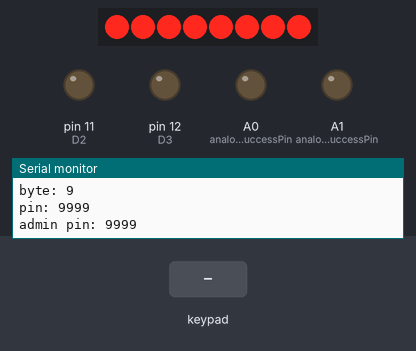
The program below on a simulated Arduino Uno, built with avr-gcc and run on an emulated ATmega328P. On the bench: 8 shift-register outputs drawn as a row of LEDs (first output left, lit = HIGH), output pins drawn as LEDs (lit = HIGH), the last lines printed to the serial monitor. Wiring (inferred from the names in the program): 4×4 keypad with keys 1 2 3 A 4 5 6 B 7 8 9 C * 0 # D: rows pin 5, pin 6, pin 7, pin 8; columns pin 9, pin 10, A2, A3; shift register (74HC595): data pin 2; shift clock pin 4; latch pin 3. Wiring (inferred from the signals the program sends): row of LEDs: on Q0, Q1, Q2, Q3, Q4, Q5, Q6, Q7. The test bench sets the inputs (shaded band). Pins used as bus, display or sensor lines are not drawn.

Above: at 1.2 s.
1.3 s: keypad keys 1 2 3 4 pressed 0.4 s apart
At 1.53 s:
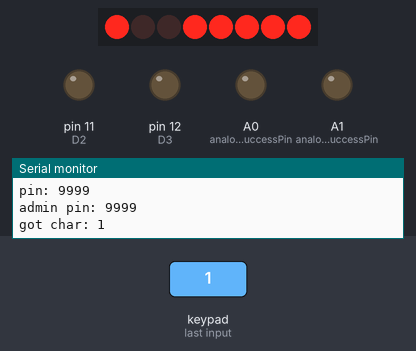
4.4 s: key 'A' pressed
At 5.0 s:
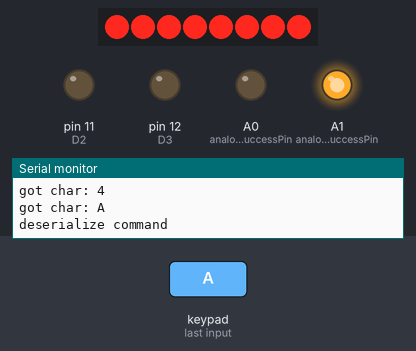
5.9 s: keypad keys 5 6 7 8 # pressed 0.4 s apart
At 6.13 s:
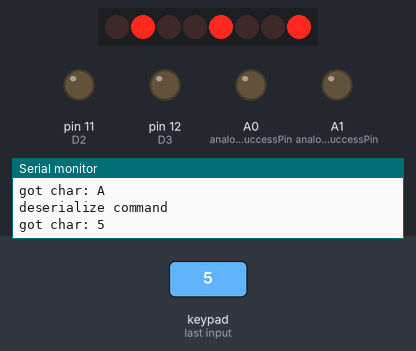
9.4 s: key '2' pressed
At 9.8 s:
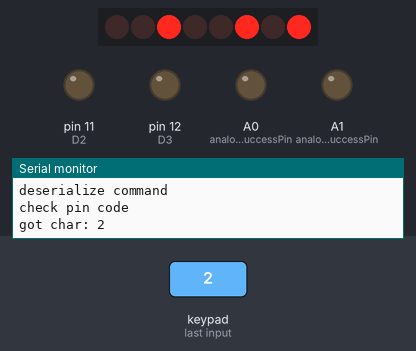
10.9 s: keypad keys 5 6 7 8 * pressed 0.4 s apart
At 11.56 s:
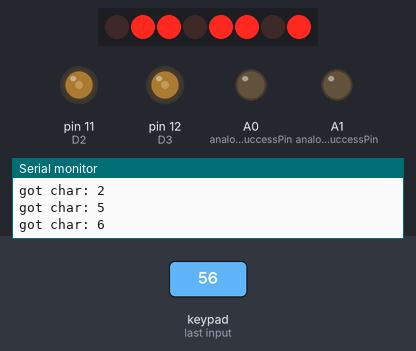
14.4 s: keypad keys 1 2 3 4 D pressed 0.4 s apart
At 16.18 s:
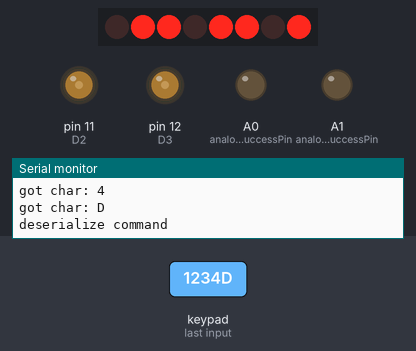
Timing chart, 0 to 17.8 s (numbered marks = the images above; inputs shaded):
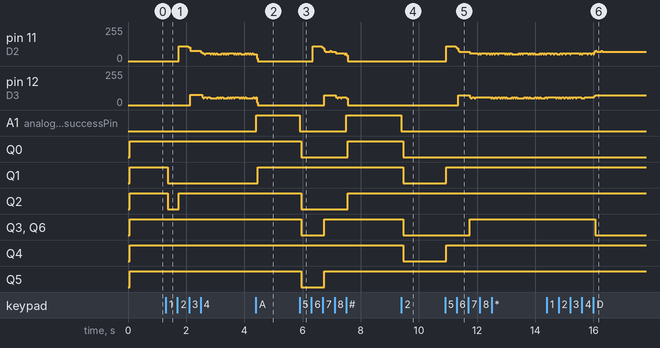

Measured:
- after the input at 1.3 s, Q1: HIGH → LOW after 0.06 s; Q2: HIGH → LOW after 0.06 s, → HIGH 0.39 s later
- after the input at 4.4 s, A1 (analogUnsuccessPin): LOW → HIGH at once; Q1: LOW → HIGH after 0.07 s
- after the input at 5.9 s, pin 12 (D3): 0/255 → 75/255 after 0.85 s, → 58/255 0.40 s later, → 0/255 0.36 s later; A1 (analogUnsuccessPin): HIGH → LOW at once, → HIGH 1.6 s later; Q0, Q2: HIGH → LOW after 0.06 s, → HIGH 1.6 s later; Q3, Q5, Q6: HIGH → LOW after 0.06 s, → HIGH 0.79 s later
- after the input at 9.4 s, A1 (analogUnsuccessPin): HIGH → LOW at once; Q0, Q1, Q3, Q4, Q6: HIGH → LOW after 0.06 s
- after the input at 10.9 s, Q1, Q4: LOW → HIGH after 0.05 s; Q3, Q6: LOW → HIGH after 0.85 s
- after the input at 14.4 s, Q3, Q6: HIGH → LOW after 1.7 s

The program:

main.cpp
```cpp
#include <Arduino.h>
#include <EEPROM.h>


const int dataPin = 2;
const int latchPin = 3;
const int clockPin = 4;
const int D2 = 11;
const int D3 = 12;
const int D4 = 13;
const int keyboardInputDelay = 300;
unsigned long lastKeyboardInput = 0;

const byte numRows = 4;
const byte numCols = 4;
const byte colsPins = 2;

const byte rowPins[numRows] = {5,6,7,8};
const byte colPins[numCols] = {9,10,A2,A3};
const byte analogSuccessPin = A0;
const byte analogUnsuccessPin = A1;
const byte analogAdditionalPin = A4;
String rightAnswer = "1234";
String adminPin = "0000";
const char adminButton = 'A';
const char enterButton = '#';
const char delete1Digit = 'D';
const char clearDigits = 'C';
const char additionalButton = '*';
const int firstPinByteAddress = 0;
const int firstAdminPassAddress = 2;
String input = "";
bool adminMode = false;
uint64_t doAutoClear = 0;
const long autoClearMillis = 10000;


int display[4] = {-1,-1,-1,-1};

char keymap[numRows][numCols] = {
  {'1','2','3','A'},
  {'4','5','6','B'},
  {'7','8','9','C'},
  {'*', '0','#','D'}
};

bool characterIsDigit(char character) {
  return character >= '0' && character <= '9';
}

void writeAnalogBool(int pin, bool high) {
  if (high) analogWrite(pin, 1024);
  else analogWrite(pin, 0);
}

bool notNumber(int to_check, int lastArg) {
  return to_check != lastArg;
}

template<typename... Args>
bool notNumber(int to_check, int firstArg, Args... args) {
  if (to_check == firstArg) return false;
  return notNumber(to_check, args...);
}

bool containsNumber(int to_check, int lastArg) {
  return to_check == lastArg;
}

template<typename... Args>
bool containsNumber(int to_check, int firstArg, Args... args) {
  if (to_check == firstArg) return true;
  return containsNumber(to_check, args...);
}

byte shiftedBoolBit(int shift, bool enabled) {
  if (!enabled) return 0x00;
  return (1 << shift);
}

int getDigitFromChar(char c) {
  return c - '0';
}

byte displayBitMask(int digit, bool setFirstDigit) {
  if (digit > 9) {
    Serial.println("not valid number " + digit);
  }
  byte bitMask = 0x00;
  if (digit >= 0) {
    bitMask |= shiftedBoolBit(1, containsNumber(digit, 5, 6));
    bitMask |= shiftedBoolBit(0, containsNumber(digit, 1, 4));
    bitMask |= shiftedBoolBit(2, containsNumber(digit, 2));
    bitMask |= shiftedBoolBit(3, containsNumber(digit, 1, 4, 7));
    bitMask |= shiftedBoolBit(4, notNumber(digit, 0, 2, 6, 8));
    bitMask |= shiftedBoolBit(5, containsNumber(digit, 1, 2, 3, 7));
    bitMask |= shiftedBoolBit(6, containsNumber(digit, 0, 1, 7));
  } else bitMask = 0b011111111;
  if (setFirstDigit) bitMask |= (1 << 7);
  return bitMask;
}

void writeShift(byte toWrite) {
  digitalWrite(latchPin, LOW);
  shiftOut(dataPin, clockPin, MSBFIRST, toWrite);
  digitalWrite(latchPin, HIGH);
}

void writePinCode(String str, int startAddress) {
  int digits[4];
  for (int i = 0; i < 4; i++) {
    digits[i] = getDigitFromChar(str.charAt(i));
  }
  byte firstByte = ((digits[0] & 0xF) << 4) | ((digits[1] & 0xF));
  byte secondByte = ((digits[2] & 0xF) << 4) | ((digits[3] & 0xF));
  EEPROM.write(startAddress, firstByte);
  EEPROM.write(startAddress + 1, secondByte);
}

String readPinCode(int startAddress) {
  byte digits[4];
  byte firstByte = EEPROM.read(startAddress);
  byte secondByte = EEPROM.read(startAddress + 1);
  digits[0] = ((firstByte & 0xF0) >> 4);
  digits[1] = firstByte & 0x0F;
  digits[2] = ((secondByte & 0xF0) >> 4);
  digits[3] = secondByte & 0x0F;
  String str = "";
  for (int i = 0; i < 4; i++) {
    int digit = digits[i];
    if (digit > 9) digit = 9;
    Serial.println("byte: " + String(digit));
    str += String(digit);
  }
  return str;
}

void writeDisplay(int digit, int display) {
  bool displayIsFirst = display == 0;
  byte bitMask = displayBitMask(digit, displayIsFirst);
  if (!displayIsFirst) {
    int displayPin = D2 - 1 + display;
    if ((bitMask & 0b01111111) == 0b01111111) {
      digitalWrite(displayPin, LOW);
      return;
    }
    writeShift(bitMask);
    digitalWrite(displayPin, HIGH);
    delay(1);
    digitalWrite(displayPin, LOW);
  } else {
    writeShift(bitMask);
    delay(1);
    writeShift(bitMask & 0b01111111);
  }
}

char readCharacter() {
  if (millis() - lastKeyboardInput < keyboardInputDelay) return '\0';
  for (int col = 0; col < numCols; col++) {
    digitalWrite(colPins[col], LOW);
    for (int row = 0; row < numRows; row++) {
      if (digitalRead(rowPins[row]) == LOW) {
        lastKeyboardInput = millis();
        digitalWrite(colPins[col], HIGH);
        return keymap[row][col];
      }
    }
    digitalWrite(colPins[col], HIGH);
  }
  return '\0';
}

void setup() {
  Serial.begin(9600);
  Serial.println("start");
  for (int row = 0; row < numRows; row++) {
    pinMode(rowPins[row], INPUT_PULLUP);
  }
  rightAnswer = readPinCode(firstPinByteAddress);
  adminPin = readPinCode(firstAdminPassAddress);
  Serial.println("pin: " + rightAnswer);
  Serial.println("admin pin: " + adminPin );

  pinMode(colPins[0], OUTPUT);
  pinMode(colPins[1], OUTPUT);
  pinMode(colPins[2], OUTPUT);
  pinMode(colPins[3], OUTPUT);
  for (int col = 0; col < 4; col++) {
    digitalWrite(colPins[col], HIGH);
  }

  pinMode(dataPin, OUTPUT);
  pinMode(latchPin, OUTPUT);
  pinMode(clockPin, OUTPUT);

  writeShift(0x00);

  pinMode(D2, OUTPUT);
  pinMode(D3, OUTPUT);
  pinMode(D4, OUTPUT);
}

void updateDisplay() {
  for (int i = 0; i < 4; i++) {
    writeDisplay(display[i], i);
  }
}

void writeUnsuccess(bool b) {
  writeAnalogBool(analogUnsuccessPin, b);
}

void writeSuccess(bool b) {
  writeAnalogBool(analogSuccessPin, b);
}

void writeAdditional(bool b) {
  writeAnalogBool(analogAdditionalPin, b);
}

void clearOutputInfo() {
  writeUnsuccess(false);
  writeSuccess(false);
  doAutoClear = 0;
}

void runAutoClear() {
  doAutoClear = millis() + autoClearMillis;
}

void checkAutoClear() {
  if (doAutoClear == 0) return;
  if (doAutoClear > millis()) return;
  clearOutputInfo();
}

void writeWithAutoClearSuccess() {
  writeSuccess(true);
  runAutoClear();
}

void writeWithAutoClearUnsuccess() {
  writeUnsuccess(true);
  runAutoClear();
}

void checkPinCode() {
  Serial.println("check pin code");
  clearOutputInfo();
    if (rightAnswer.compareTo(input) == 0) {
      writeWithAutoClearSuccess();
    } else writeWithAutoClearUnsuccess();
}

void updateInput() {
  for (uint8_t i = 0; i < 4; i++) {
      int digit;
      if (input.length() > i) {
        digit = getDigitFromChar(input.charAt(i));
      } else digit = -1;
      display[i] = digit;
  }
  updateDisplay();
}

void delete1DigitFun() {
  if (input.length() != 0) {
    input.remove(input.length() - 1);
    updateInput();
  }
}

void clearInputFun() {
  input = "";
  updateInput();
}

void enterFun() {
  if (adminMode) {
    clearOutputInfo();
    if (input.length() != 4) {
      writeWithAutoClearUnsuccess();
      return;
    }
    writePinCode(input, firstPinByteAddress);
    rightAnswer = input;
    writeWithAutoClearSuccess();
  } else {
    checkPinCode();
  }
  clearInputFun();
}

void setAdminMode(bool b) {
  adminMode = b;
  writeAdditional(b);
}

void adminModeFun() {
  clearOutputInfo();
  if (adminMode) {
  setAdminMode(false);
    return;
  }
  if (input.compareTo(adminPin) != 0) {
    writeWithAutoClearUnsuccess();
    clearInputFun();
    return;
  }
  setAdminMode(true);
  clearInputFun();
}

void additionalButtonFun() {
  if (!adminMode) return;
  clearOutputInfo();
  if (input.length() != 4) {
    writeWithAutoClearUnsuccess();
    return;
  }
  writePinCode(input, firstAdminPassAddress);
  adminPin = input;
  writeWithAutoClearSuccess();
  clearInputFun();
}

void loop() {
  checkAutoClear();
  updateDisplay();
  char inputChar = readCharacter();
  if (inputChar == '\0') return;
  Serial.println("got char: " + String(inputChar));
  clearOutputInfo();
  if (!characterIsDigit(inputChar)) {
    Serial.println("deserialize command");
    switch (inputChar)
    {
    case delete1Digit:
      delete1DigitFun();
      break;
    case clearDigits:
      clearInputFun();
      break;
    case enterButton:
      enterFun();
      break;
    case adminButton:
      adminModeFun();
      break;
    case additionalButton:
      additionalButtonFun();
      break;
    default:
      break;
    }
  } else {
  if (input.length() >= rightAnswer.length()) return;
    int inputDigit = getDigitFromChar(inputChar);
    input += inputChar;
    int index = input.length() - 1;
    if (index >= 4) {
      return;
    }
    display[index] = inputDigit;
  }

}
```
